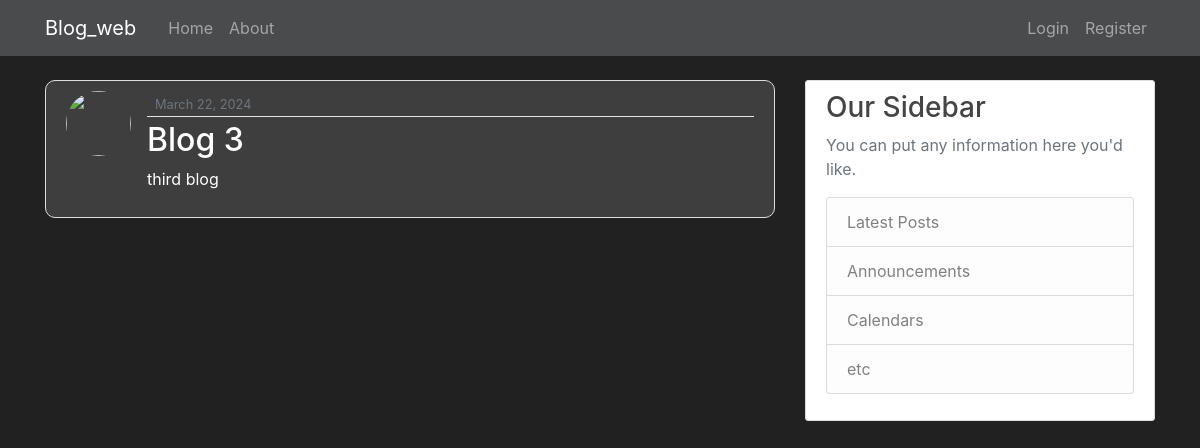
/blog/post/3/, run on the app's committed database.
### blog/models.py (models this page shows, shortened)
class Post(models.Model):
    title = models.CharField(max_length = 100)
    content = models.TextField()
    date_posted = models.DateTimeField(default = timezone.now)
    name = models.ForeignKey(User,on_delete = models.CASCADE)

### blog/views.py (the view)
# urls.py: path('post/<int:pk>/', PostDetailView.as_view(), name='post-detail'),
class PostDetailView(DetailView):
    model = Post

### blog/templates/blog/post_detail.html (shortened to what this page needs)
{% extends "blog/base.html" %}
{% block content %}
  <article class="media content-section">
    <img class="rounded-circle article-img" src="{{ object.author.profile.image.url }}">
    <div class="media-body">
      <div class="article-metadata">
        <small class="text-muted">{{ object.date_posted|date:"F d, Y" }}</small>
      </div>
      <h2 class="article-title">{{ object.title }}</h2>
      <p class="article-content">{{ object.content }}</p>
    </div>
  </article>
{% endblock content %}

### blog/static/blog/main.css (style rules this page uses)
body { background-color: rgb(34, 33, 33) !important; color: #333333; margin-top: 5rem; }
h1, h2, h3, h4, h5, h6 { color: #444444; }
.content-section { background: #ffffff; padding: 10px 20px; border: 1px solid #dddddd; border-radius: 3px; margin-bottom: 20px; }
.article-title { color: white; }
.article-content { white-space: pre-line; color: white; }
.article-img { height: 65px; width: 65px; margin-right: 16px; }
.article-metadata { padding-bottom: 1px; margin-bottom: 4px; border-bottom: 1px solid #e3e3e3; }
.media { border-radius: 10px; background-color: #3f3e3e; }

### data on the page
Post: date_posted "March 22, 2024", title "Blog 3", content "third blog"
